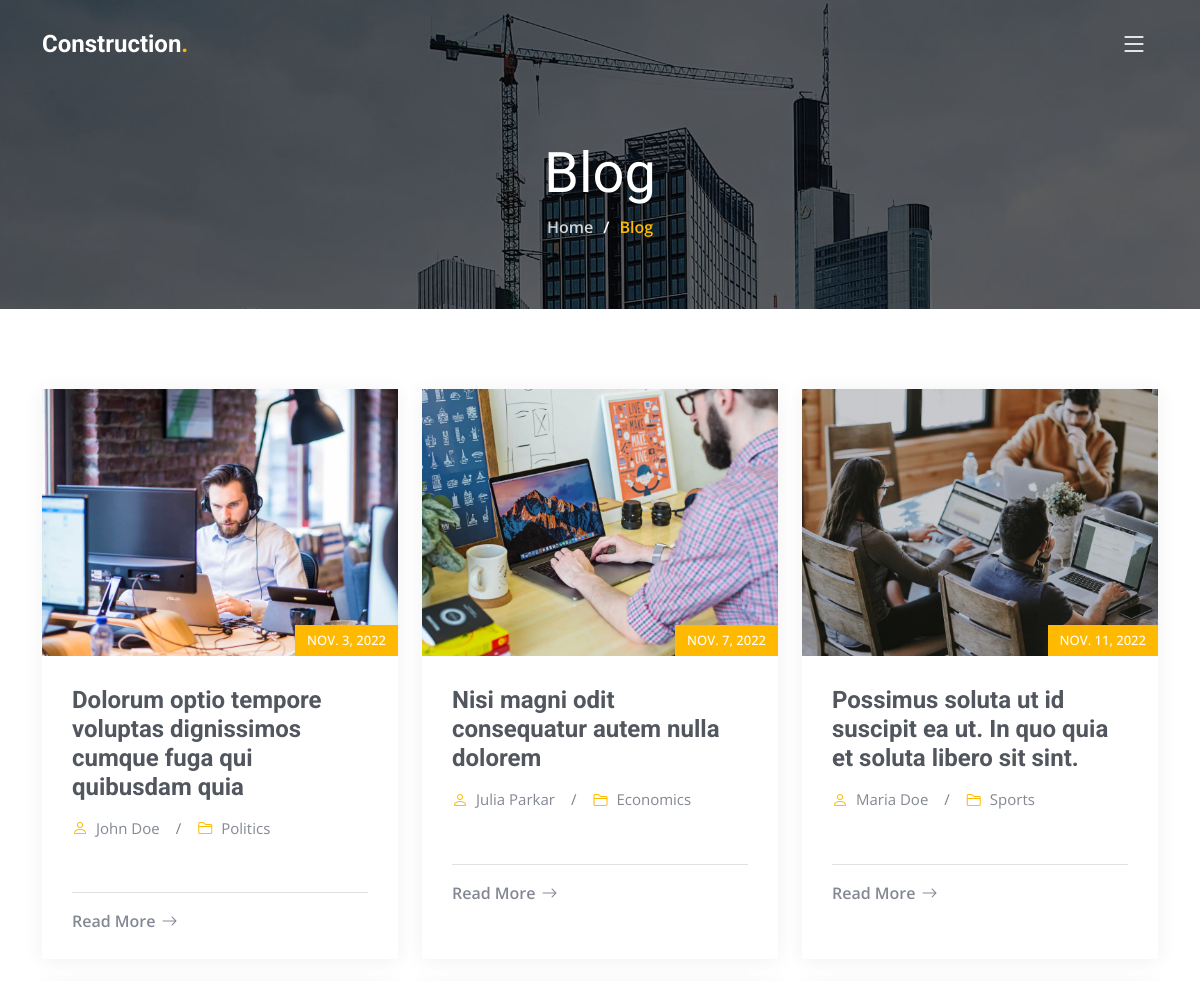
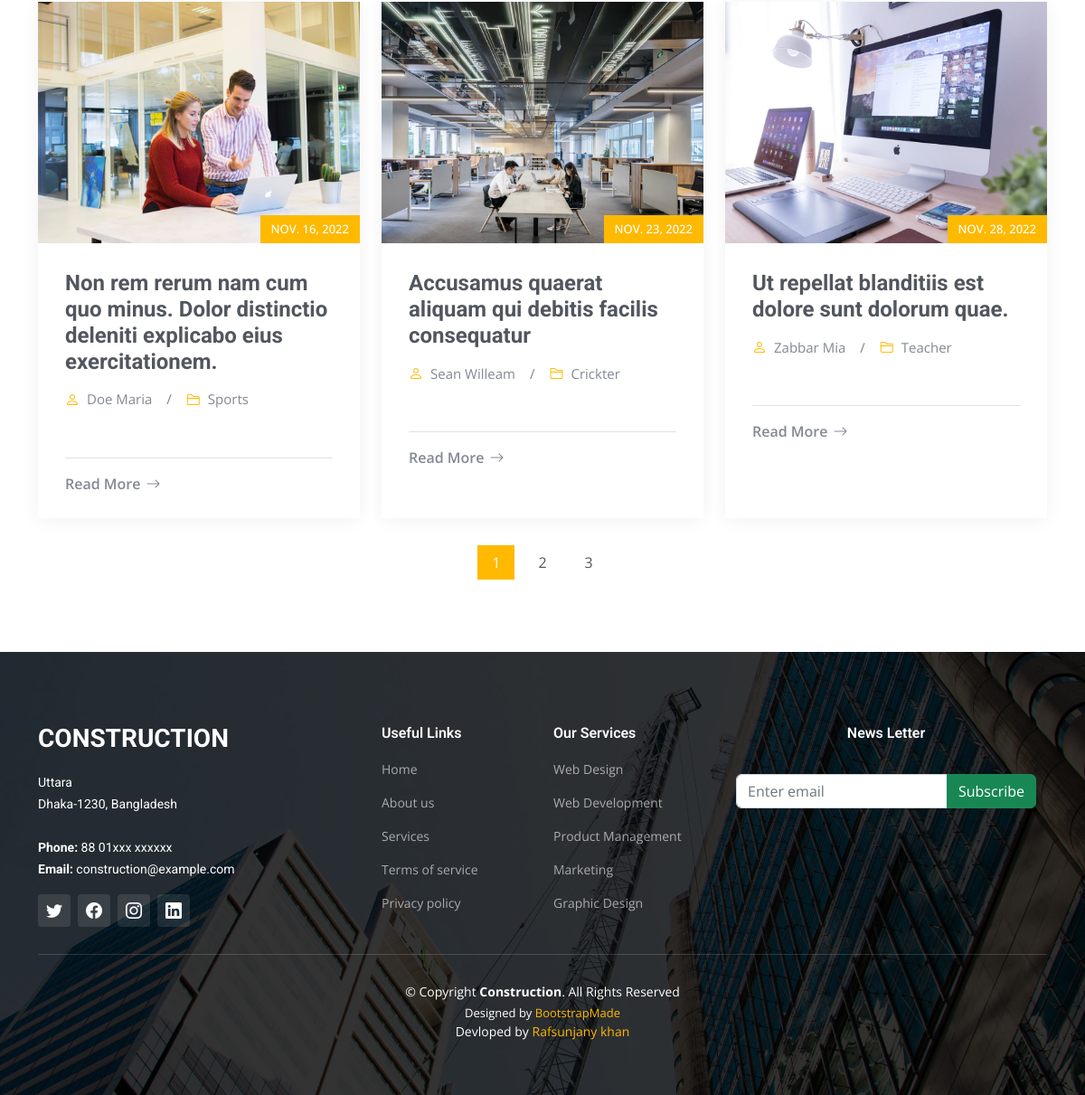
Screenshot of /blog/ with the database file from the repository (2 pictures, top to bottom).
### mainApp/models.py (models this page shows, shortened)
class Blog(models.Model):
    date = models.DateField()
    name = models.CharField(max_length=800)
    designation = models.CharField(max_length=800)
    image = models.ImageField(upload_to='blog')
    title = models.CharField(max_length=800)
    content = RichTextField()

### mainApp/views.py (the view)
# urls.py: 2. Add a URL to urlpatterns:  path('blog/', include('blog.urls'))
def blog(request):
    blogs = Blog.objects.all()
    context = {
        'blogs': blogs,
    }
    return render(request, 'blog.html', context)

### mainApp/templates/blog.html (shortened to what this page needs)
{% extends 'include/base.html' %}
{% load static %}
{% block content %}
  <main id="main">
    <div class="breadcrumbs d-flex align-items-center" style="background-image: url('{% static 'img/breadcrumbs-bg.jpg' %}');">
      <div class="container position-relative d-flex flex-column align-items-center" data-aos="fade">
        <h2>Blog</h2>
        <ol>
          <li><a href="{% url 'home' %}">Home</a></li>
          <li>Blog</li>
        </ol>
      </div>
    </div>
    <section id="blog" class="blog">
      <div class="container" data-aos="fade-up" data-aos-delay="100">
        <div class="row gy-4 posts-list">
          {% for x in blogs %}
          <div class="col-xl-4 col-md-6">
            <div class="post-item position-relative h-100">
              <div class="post-img position-relative overflow-hidden">
                <img src="{{x.image.url}}" class="img-fluid" alt="">
                <span class="post-date">{{x.date}}</span>
              </div>
              <div class="post-content d-flex flex-column">
                <h3 class="post-title">{{x.title}}</h3>
                <div class="meta d-flex align-items-center">
                  <div class="d-flex align-items-center">
                    <i class="bi bi-person"></i> <span class="ps-2">{{x.name}}</span>
                  </div>
                  <span class="px-3 text-black-50">/</span>
                  <div class="d-flex align-items-center">
                    <i class="bi bi-folder2"></i> <span class="ps-2">{{x.designation}}</span>
                  </div>
                </div>
                <hr>
                <a href="{% url 'blog-details'  x.pk %}" class="readmore stretched-link"><span>Read More</span><i class="bi bi-arrow-right"></i></a>
              </div>
            </div>
          </div>
          {% endfor %}
        </div>
        <div class="blog-pagination">
          <ul class="justify-content-center">
            <li class="active"><a href="#">1</a></li>
            <li><a href="#">2</a></li>
            <li><a href="#">3</a></li>
          </ul>
        </div>
      </div>
    </section>
  </main>
{% endblock content %}

### mainApp/static/css/main.css (style rules this page uses)
:root { --font-default: "Open Sans", system-ui, -apple-system, "Segoe UI", Roboto, "Helvetica Neue", Arial, "Noto Sans", "Liberation Sans", sans-serif, "Apple Color Emoji", "Segoe UI Emoji", "Segoe UI Symbol", "Noto Color Emoji"; --font-primary: "Roboto", sans-serif; --font-secondary: "Work Sans", sans-serif; }
:root { --color-default: #364d59; --color-primary: #feb900; --color-secondary: #52565e; }
:root { scroll-behavior: smooth; }
body { font-family: var(--font-default); color: var(--color-default); overflow-x: hidden; }
a { color: var(--color-primary); text-decoration: none; }
h1, h2, h3, h4, h5, h6 { font-family: var(--font-primary); }
section { padding: 80px 0; overflow: hidden; }
.breadcrumbs { padding: 140px 0 60px 0; min-height: 30vh; position: relative; background-size: cover; background-position: center; background-repeat: no-repeat; }
.breadcrumbs:before { content: ""; background-color: rgba(0, 0, 0, 0.6); position: absolute; inset: 0; }
.breadcrumbs h2 { font-size: 56px; font-weight: 500; color: #fff; font-family: var(--font-secondary); }
.breadcrumbs ol { display: flex; flex-wrap: wrap; list-style: none; padding: 0 0 10px 0; margin: 0; font-size: 16px; font-weight: 600; color: var(--color-primary); }
.breadcrumbs ol a { color: rgba(255, 255, 255, 0.8); transition: 0.3s; }
.breadcrumbs ol li+li { padding-left: 10px; }
.breadcrumbs ol li+li::before { display: inline-block; padding-right: 10px; color: #fff; content: "/"; }
.blog .blog-pagination { margin-top: 30px; color: #838893; }
.blog .blog-pagination ul { display: flex; padding: 0; margin: 0; list-style: none; }
.blog .blog-pagination li { margin: 0 5px; transition: 0.3s; }
.blog .blog-pagination li a { color: var(--color-secondary); padding: 7px 16px; display: flex; align-items: center; justify-content: center; }
.blog .blog-pagination li.active, .blog .blog-pagination li:hover { background: var(--color-primary); color: #fff; }
.blog .blog-pagination li.active a, .blog .blog-pagination li:hover a { color: var(--color-white); }
.blog .posts-list .post-item { box-shadow: 0px 2px 20px rgba(0, 0, 0, 0.06); transition: 0.3s; }
.blog .posts-list .post-img img { transition: 0.5s; }
.blog .posts-list .post-date { position: absolute; right: 0; bottom: 0; background-color: var(--color-primary); color: #fff; text-transform: uppercase; font-size: 13px; padding: 6px 12px; font-weight: 500; }
.blog .posts-list .post-content { padding: 30px; }
.blog .posts-list .post-title { font-size: 24px; color: var(--color-secondary); font-weight: 700; transition: 0.3s; margin-bottom: 15px; }
.blog .posts-list .meta i { font-size: 16px; color: var(--color-primary); }
.blog .posts-list .meta span { font-size: 15px; color: #838893; }
.blog .posts-list hr { color: #888; margin-bottom: 20px; }
.blog .posts-list .readmore { display: flex; align-items: center; font-weight: 600; line-height: 1; transition: 0.3s; color: #838893; }
.blog .posts-list .readmore i { line-height: 0; margin-left: 6px; font-size: 16px; }

### rows the page displays
Blog: image (picture), date "NOV. 3, 2022", title "Dolorum optio tempore voluptas dignissimos cumque fuga qui quibusdam quia", name "John Doe", designation "Politics"
Blog: image (picture), date "NOV. 7, 2022", title "Nisi magni odit consequatur autem nulla dolorem", name "Julia Parkar", designation "Economics"
Blog: image (picture), date "NOV. 11, 2022", title "Possimus soluta ut id suscipit ea ut. In quo quia et soluta libero sit sint.", name "Maria Doe", designation "Sports"
Blog: image (picture), date "NOV. 16, 2022", title "Non rem rerum nam cum quo minus. Dolor distinctio deleniti explicabo eius exercitationem.", name "Doe Maria", designation "Sports"
Blog: image (picture), date "NOV. 23, 2022", title "Accusamus quaerat aliquam qui debitis facilis consequatur", name "Sean Willeam", designation "Crickter"
Blog: image (picture), date "NOV. 28, 2022", title "Ut repellat blanditiis est dolore sunt dolorum quae.", name "Zabbar Mia", designation "Teacher"
